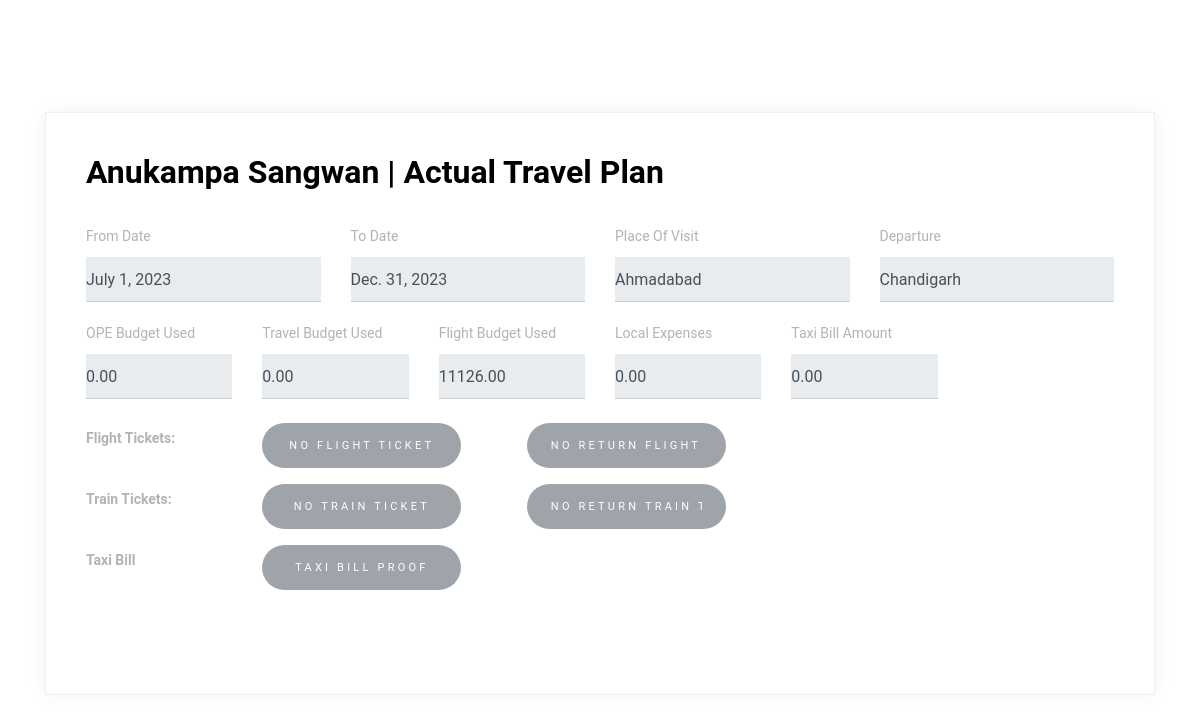
The app's page /employee/f95f953b-65c9-4a14-8dfb-2c62f505cfc4/tp/55c517be-a109-49f0-8cf9-3bff2fa05281/ (signed in), older data.
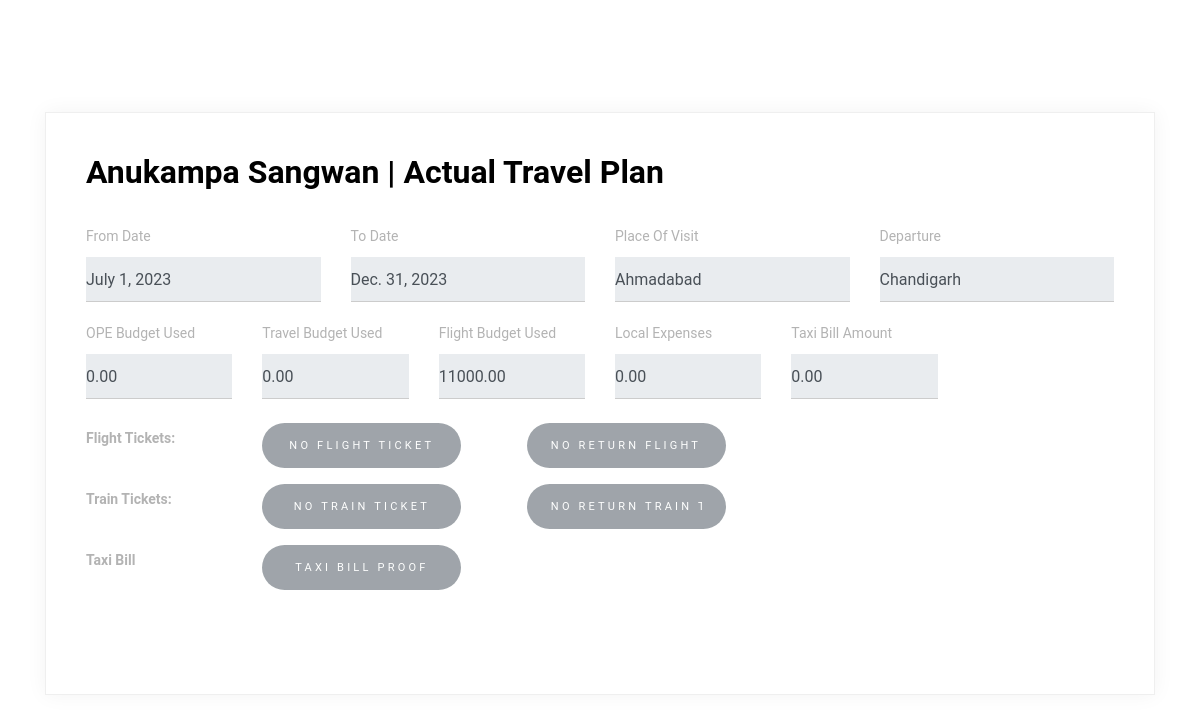
The same page, newer data.
### base/models.py (models this page shows)
class Expense(models.Model):
    uuid = models.UUIDField(default = uuid.uuid4,primary_key=True,editable=False)
    employee = models.ForeignKey(Employee,on_delete=models.CASCADE,null = True)
    from_date = models.DateField(null = True)
    to_date = models.DateField(null = True)
    ope_budget_used = models.DecimalField(decimal_places=2,default=0,max_digits = 10)
    travel_budget_used = models.DecimalField(decimal_places=2,default=0,max_digits = 10)
    flight_budget_used = models.DecimalField(decimal_places=2,default=0,max_digits = 10)
    flight_ticket = models.FileField(upload_to=get_upload_path, blank = True)
    flight_return_ticket = models.FileField(upload_to=get_upload_path, blank = True)
    train_ticket = models.FileField(upload_to=get_upload_path, blank = True)
    train_return_ticket = models.FileField(upload_to=get_upload_path, blank = True)
    local_conveyance = models.DecimalField(decimal_places=2,default=0,max_digits = 10)
    departure = models.CharField(max_length = 30,null = True)
    place_of_visit = models.CharField(max_length = 30,null = True)
    taxi_bill = models.DecimalField(max_digits=10, decimal_places=2,default = 0)
    taxi_bill_proof = models.FileField(upload_to=get_upload_path, blank = True)

### base/views.py (the view)
# urls.py: path('employee/<str:pk1>/tp/<str:pk2>/',ViewAtp,name = "viewatp"),
@login_required(login_url='login')
def ViewAtp(request,pk1,pk2):
    try:
        emp = Employee.objects.get(uuid=pk1)
        tp = Expense.objects.get(uuid=pk2)
    except:
        tp = None
    context = {
        'tp':tp,
        'emp':emp
    }
    return render(request,'viewatp.html',context)

### base/templates/viewatp.html (shortened to what the changed rows need)
{% load static %}
<!doctype html>
<html lang="en">
  <head>
    <link rel="stylesheet" href="https://cdn.jsdelivr.net/npm/bootstrap@4.0.0/dist/css/bootstrap.min.css">
    <link rel="stylesheet" href="{% static 'form.css' %}">
  </head>
  <body>
    <div class="content">
        <div class="container">
          <div class="row align-items-stretch no-gutters contact-wrap">
            <div class="col-md-12">
              <div class="form h-100">
                <form class="mb-5" id="contactForm" name="contactForm">
                  <div class="row">
                    <div class="col-md-3 form-group mb-3">
                      <label for="" class="col-form-label">From Date</label>
                      <input type="text" class="form-control" name="date" id="date" value="{{tp.from_date}}" readonly>
                    </div>
                    <div class="col-md-3 form-group mb-3">
                        <label for="" class="col-form-label">To Date</label>
                        <input type="text" class="form-control" name="date" id="date" value="{{tp.to_date}}" readonly>
                      </div>
                      <div class="col-md-3 form-group mb-3">
                        <label for="" class="col-form-label">Place Of Visit</label>
                        <input type="text" class="form-control" name="date" id="date" value="{{tp.place_of_visit}}" readonly>
                      </div>
                      <div class="col-md-3 form-group mb-3">
                        <label for="" class="col-form-label">Departure</label>
                        <input type="text" class="form-control" name="date" id="date" value="{{tp.departure}}" readonly>
                      </div>
                  </div>
                  <div class="row">
                    <div class="col-md-2 form-group mb-4">
                      <label for="" class="col-form-label">OPE Budget Used</label>
                      <input type="text" class="form-control" name="date" id="date" value="{{tp.ope_budget_used}}" readonly>
                    </div>
                    <div class="col-md-2 form-group mb-4">
                        <label for="" class="col-form-label">Travel Budget Used</label>
                        <input type="text" class="form-control" name="date" id="date" value="{{tp.travel_budget_used}}" readonly>
                      </div>
                      <div class="col-md-2 form-group mb-4">
                        <label for="" class="col-form-label">Flight Budget Used</label>
                        <input type="text" class="form-control" name="date" id="date" value="{{tp.flight_budget_used}}" readonly>
                      </div>
                      <div class="col-md-2 form-group mb-4">
                        <label for="" class="col-form-label">Local Expenses</label>
                        <input type="text" class="form-control" name="date" id="date" value="{{tp.local_conveyance}}" readonly>
                      </div>
                      <div class="col-md-2 form-group mb-3">
                        <label for="" class="col-form-label">Taxi Bill Amount</label>
                        <input type="text" class="form-control" name="date" id="date" value="{{tp.taxi_bill}}" readonly>
                      </div>
                  </div>
                  </div>
              </div>
            </div>
          </div>
        </div>
  </body>
</html>

Row changes from the older to the newer data that the page shows:
changed Expense "Ahmadabad": date "11126.00" → "11000.00"
